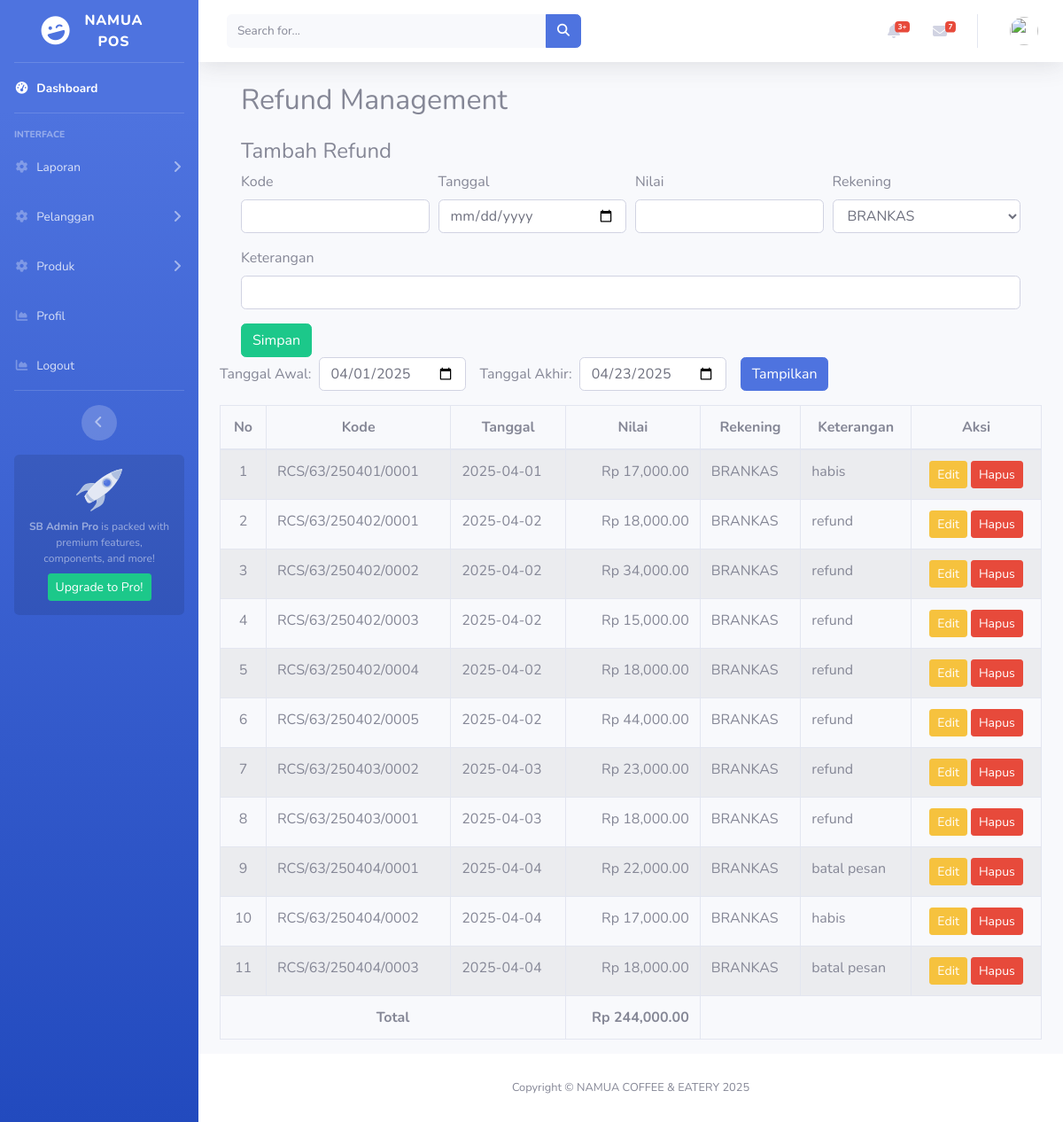
The page /index.php/refund on the database its author committed.
### tables this page shows
CREATE TABLE `bl_refund`  (
  `id` int(11) NOT NULL AUTO_INCREMENT,
  `kode` varchar(50) NOT NULL,
  `tanggal` date NOT NULL,
  `nilai` decimal(15, 2) NOT NULL,
  `rekening` int(11) NOT NULL,
  `keterangan` text NULL,
  `created_at` datetime(0) NULL DEFAULT current_timestamp(0),
  `updated_at` datetime(0) NULL DEFAULT current_timestamp(0) ON UPDATE CURRENT_TIMESTAMP(0),
  PRIMARY KEY (`id`) USING BTREE,
  INDEX `rekening`(`rekening`) USING BTREE,
  CONSTRAINT `bl_refund_ibfk_1` FOREIGN KEY (`rekening`) REFERENCES `bl_rekening` (`id`) ON DELETE CASCADE ON UPDATE RESTRICT
);

CREATE TABLE `bl_rekening`  (
  `id` int(11) NOT NULL AUTO_INCREMENT,
  `nama_rekening` varchar(100) NOT NULL,
  `created_at` datetime(0) NULL DEFAULT current_timestamp(0),
  `updated_at` datetime(0) NULL DEFAULT current_timestamp(0) ON UPDATE CURRENT_TIMESTAMP(0),
  PRIMARY KEY (`id`) USING BTREE
);

### application/controllers/Refund.php (called while the page is built, shortened)
<?php
class Refund extends CI_Controller {
    public function __construct() {
        $this->load->model('Refund_model');
        $this->load->model('Rekening_model');
    }
    public function index() {
        $start_date = $this->input->get('start_date') ?: date('Y-m-01');
        $end_date = $this->input->get('end_date') ?: date('Y-m-d');
        $data['refunds'] = $this->Refund_model->get_filtered_refunds($start_date, $end_date);
        $data['rekening_list'] = $this->Rekening_model->get_all();
        $data['start_date'] = $start_date;
        $data['end_date'] = $end_date;
        $data['title'] = 'Refund';
        $this->load->view('templates/header', $data);
        $this->load->view('refund/index', $data);
        $this->load->view('templates/footer');
    }
}

### index.php (called while the page is built, shortened)
<?php
require_once BASEPATH.'core/CodeIgniter.php';

### application/models/Rekening_model.php (called while the page is built, shortened)
<?php
class Rekening_model extends CI_Model {
    public function get_all() {
        $this->db->select('id, nama_rekening');
        return $this->db->get('bl_rekening')->result_array();
    }
}

### application/models/Refund_model.php (called while the page is built, shortened)
<?php
class Refund_model extends CI_Model {
    public function get_filtered_refunds($start_date, $end_date) {
        $this->db->select('bl_refund.*, bl_rekening.nama_rekening AS rekening_name');
        $this->db->from('bl_refund');
        $this->db->join('bl_rekening', 'bl_refund.rekening = bl_rekening.id', 'left');
        $this->db->where('tanggal >=', $start_date);
        $this->db->where('tanggal <=', $end_date);
        $this->db->order_by('tanggal', 'ASC');
        return $this->db->get()->result_array();
    }
}

### application/views/refund/index.php (the view, shortened to what this page needs)
<div class="container-fluid">
    <h2>Refund Management</h2>
    <h4 class="mt-4">Tambah Refund</h4>
    <form method="post" action="<?= base_url('refund/add') ?>">
        <div class="form-row">
            <div class="col-md-3">
                <label for="kode">Kode</label>
                <input type="text" id="kode" name="kode" class="form-control" required>
            </div>
            <div class="col-md-3">
                <label for="tanggal">Tanggal</label>
                <input type="date" id="tanggal" name="tanggal" class="form-control" required>
            </div>
            <div class="col-md-3">
                <label for="nilai">Nilai</label>
                <input type="number" id="nilai" name="nilai" class="form-control" required>
            </div>
            <div class="col-md-3">
                <label for="rekening">Rekening</label>
                <select id="rekening" name="rekening" class="form-control" required>
                    <?php foreach ($rekening_list as $rekening): ?>
                        <option value="<?= $rekening['id'] ?>"><?= $rekening['nama_rekening'] ?></option>
                    <?php endforeach; ?>
                </select>
            </div>
        </div>
        <div class="form-row mt-3">
            <div class="col-md-12">
                <label for="keterangan">Keterangan</label>
                <input type="text" id="keterangan" name="keterangan" class="form-control">
            </div>
        </div>
        <div class="form-row mt-3">
            <div class="col-md-3">
                <button type="submit" class="btn btn-success">Simpan</button>
            </div>
        </div>
    </form>
</div>
    <form method="get" action="<?= base_url('refund') ?>" class="form-inline mb-3">
        <label for="start_date" class="mr-2">Tanggal Awal:</label>
        <input type="date" id="start_date" name="start_date" class="form-control mr-3" value="<?= $start_date ?>">
        <label for="end_date" class="mr-2">Tanggal Akhir:</label>
        <input type="date" id="end_date" name="end_date" class="form-control mr-3" value="<?= $end_date ?>">
        <button type="submit" class="btn btn-primary">Tampilkan</button>
    </form>
    <div class="table-responsive">
        <table class="table table-bordered table-striped">
            <thead>
                <tr class="text-center">
                    <th>No</th>
                    <th>Kode</th>
                    <th>Tanggal</th>
                    <th>Nilai</th>
                    <th>Rekening</th>
                    <th>Keterangan</th>
                    <th>Aksi</th>
                </tr>
            </thead>
            <tbody>
                <?php $no = 1; $total_nilai = 0; foreach ($refunds as $refund): ?>
                    <tr>
                        <td class="text-center"><?= $no++ ?></td>
                        <td><?= $refund['kode'] ?></td>
                        <td><?= $refund['tanggal'] ?></td>
                        <td class="text-right">Rp <?= number_format($refund['nilai'], 2) ?></td>
                        <td><?= $refund['rekening_name'] ?></td>
                        <td><?= $refund['keterangan'] ?></td>
                        <td class="text-center">
                            <button class="btn btn-warning btn-sm" data-toggle="modal" data-target="#editModal"
                                data-id="<?= $refund['id'] ?>"
                                data-kode="<?= $refund['kode'] ?>"
                                data-tanggal="<?= $refund['tanggal'] ?>"
                                data-nilai="<?= $refund['nilai'] ?>"
                                data-rekening="<?= $refund['rekening'] ?>"
                                data-keterangan="<?= $refund['keterangan'] ?>">Edit</button>
                            <a href="<?= base_url('refund/delete/' . $refund['id']) ?>"
                                class="btn btn-danger btn-sm"
                                onclick="return confirm('Yakin ingin menghapus data ini?')">Hapus</a>
                        </td>
                    </tr>
                     <?php $total_nilai += $refund['nilai']; ?>
                <?php endforeach; ?>
            </tbody>
            <tfoot>
                <tr class="font-weight-bold">
                    <td colspan="3" class="text-center">Total</td>
                    <td class="text-right">Rp <?= number_format($total_nilai, 2) ?></td>
                    <td colspan="3"></td>
                </tr>
            </tfoot>
        </table>
    </div>

### rows shown on the page
bl_refund: kode "RCS/63/250401/0001", tanggal "2025-04-01", nilai "17,000.00", rekening.nama_rekening "BRANKAS", keterangan "habis"
bl_refund: kode "RCS/63/250402/0001", tanggal "2025-04-02", nilai "18,000.00", rekening.nama_rekening "BRANKAS", keterangan "refund"
bl_refund: kode "RCS/63/250402/0002", tanggal "2025-04-02", nilai "34,000.00", rekening.nama_rekening "BRANKAS", keterangan "refund"
bl_refund: kode "RCS/63/250402/0003", tanggal "2025-04-02", nilai "15,000.00", rekening.nama_rekening "BRANKAS", keterangan "refund"
bl_refund: kode "RCS/63/250402/0004", tanggal "2025-04-02", nilai "18,000.00", rekening.nama_rekening "BRANKAS", keterangan "refund"
bl_refund: kode "RCS/63/250402/0005", tanggal "2025-04-02", nilai "44,000.00", rekening.nama_rekening "BRANKAS", keterangan "refund"
bl_refund: kode "RCS/63/250403/0002", tanggal "2025-04-03", nilai "23,000.00", rekening.nama_rekening "BRANKAS", keterangan "refund"
bl_refund: kode "RCS/63/250403/0001", tanggal "2025-04-03", nilai "18,000.00", rekening.nama_rekening "BRANKAS", keterangan "refund"
bl_refund: kode "RCS/63/250404/0001", tanggal "2025-04-04", nilai "22,000.00", rekening.nama_rekening "BRANKAS", keterangan "batal pesan"
bl_refund: kode "RCS/63/250404/0002", tanggal "2025-04-04", nilai "17,000.00", rekening.nama_rekening "BRANKAS", keterangan "habis"
bl_refund: kode "RCS/63/250404/0003", tanggal "2025-04-04", nilai "18,000.00", rekening.nama_rekening "BRANKAS", keterangan "batal pesan"

### other values the page prints
$total_nilai "244,000.00"
form field rekening "BRANKAS"
